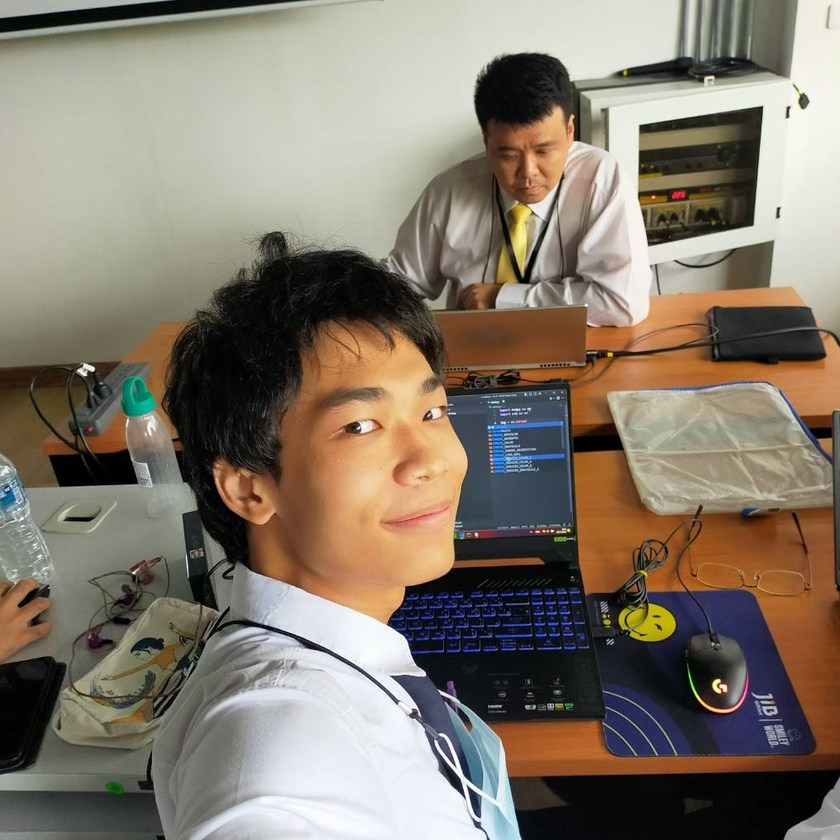
#> input picture input.jpg, 840 x 840 px, shrunk from 1016 x 1016 before the run
$ python sobel.py
#> lines starting #> are read from the running program, lines starting #| are printed output that depends on the picture
import numpy as np
import cv2 as cv

img = cv.imread("input.jpg",cv.IMREAD_GRAYSCALE)
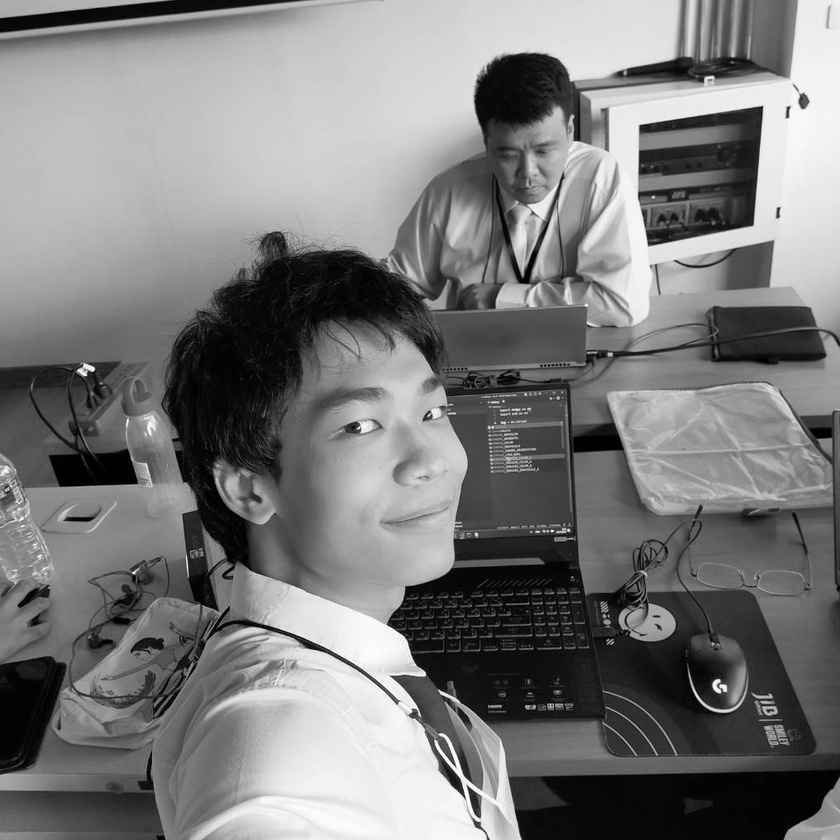
#> img: shape (840, 840); min 0, max 255, mean 122.7

laplacian = cv.Laplacian(img,cv.CV_64F,ksize=15)
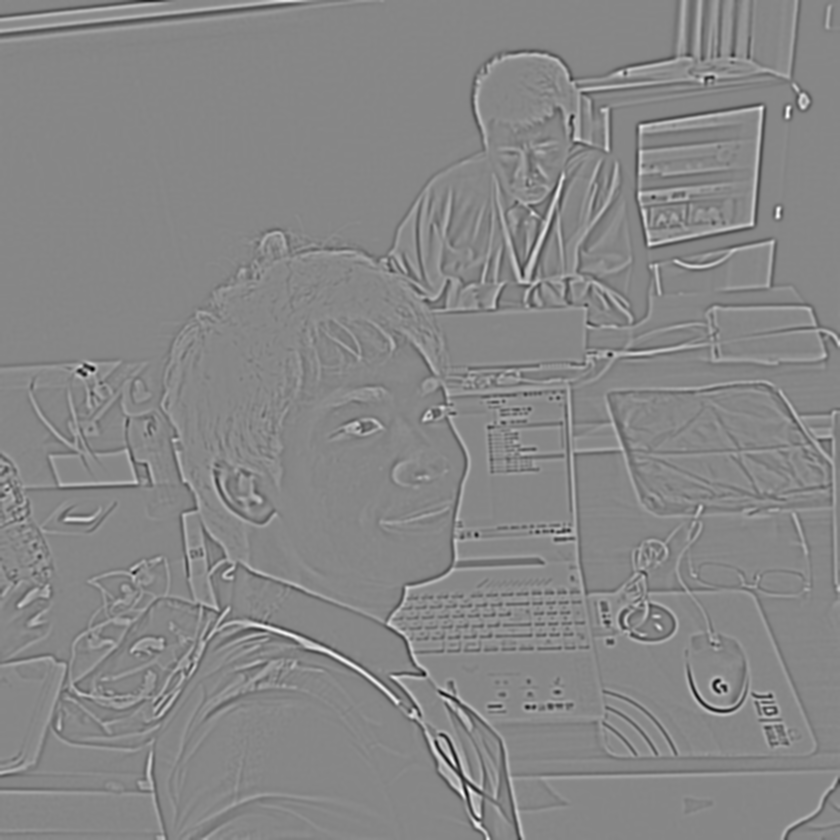
#> laplacian: shape (840, 840) float64; min -2.11e+09, max 1.88e+09, mean -10042; drawn with min black and max white
sobelx = cv.Sobel(img, cv.CV_64F,1,0,ksize=15)
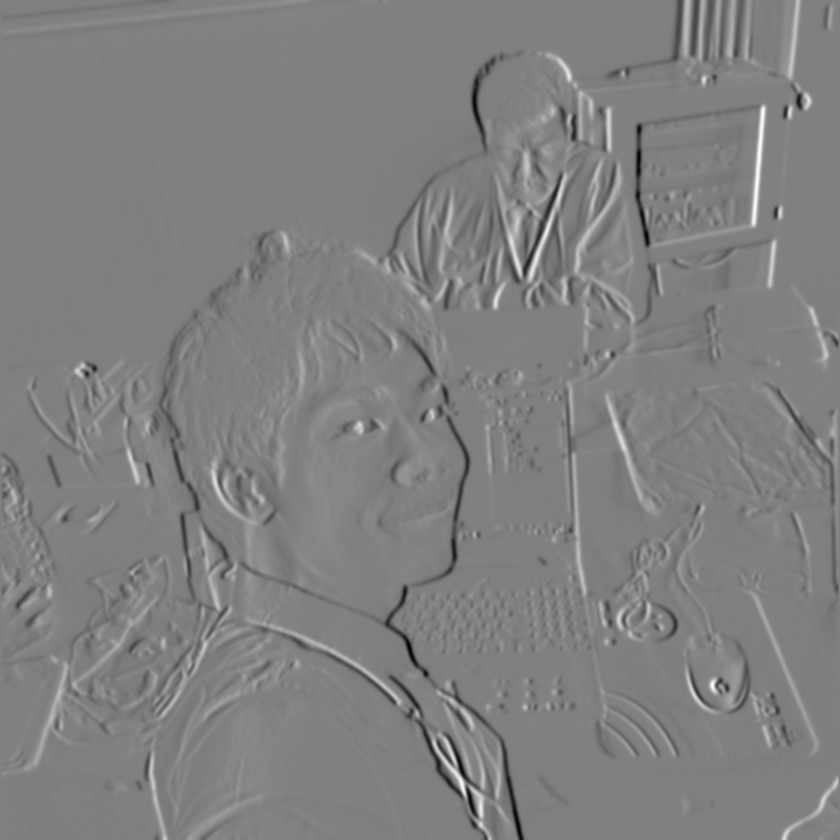
#> sobelx: shape (840, 840) float64; min -5.76e+09, max 5.69e+09, mean 3679348.6; drawn with min black and max white
sobely = cv.Sobel(img, cv.CV_64F,0,1,ksize=15)
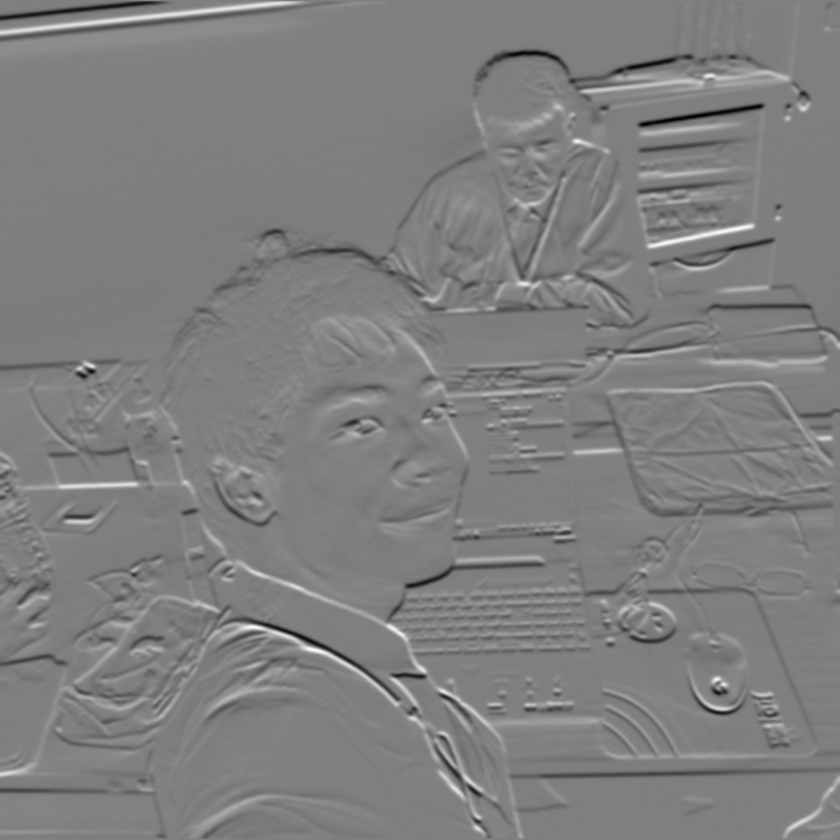
#> sobely: shape (840, 840) float64; min -5.61e+09, max 5.6e+09, mean -6073015.1; drawn with min black and max white

print("input type",img.dtype)
#| input type uint8
print("laplacian type",laplacian.dtype)
#| laplacian type float64
print("sobel x",sobelx.dtype)
#| sobel x float64
print("sobel y",sobely.dtype)
#| sobel y float64

laplacian = cv.normalize(laplacian,None,0,255,cv.NORM_MINMAX,cv.CV_8U)
sobelx = cv.normalize(sobelx,None,0,255,cv.NORM_MINMAX,cv.CV_8U)
sobely = cv.normalize(sobely,None,0,255,cv.NORM_MINMAX,cv.CV_8U)

cv.imwrite("output_laplace.png",laplacian)
cv.imwrite("sobelx.png",sobelx)
cv.imwrite("sobely.png",sobely)
